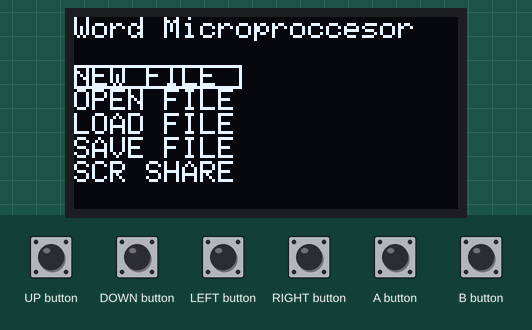
The sketch below on a simulated Arduboy, built with avr-gcc and run on an emulated ATmega32U4. Shown: 128×64 one-colour display. The test bench sets the inputs (shaded band).

Above: at 1.2 s.
1.3 s: DOWN button pressed for 0.15 s
At 2.3 s:
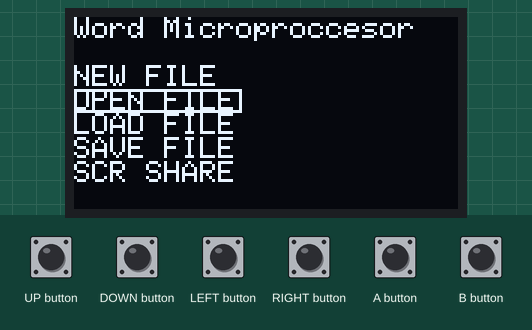
2.9 s: A button pressed for 0.15 s
At 4.7 s:
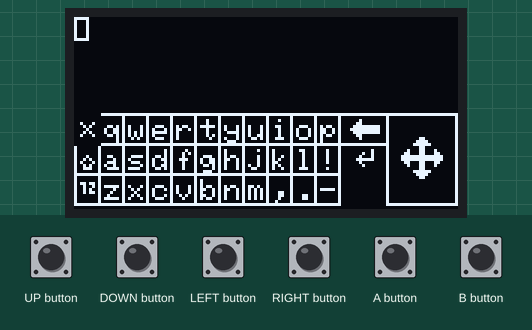
5.4 s: RIGHT button pressed for 0.15 s
At 6.9 s:
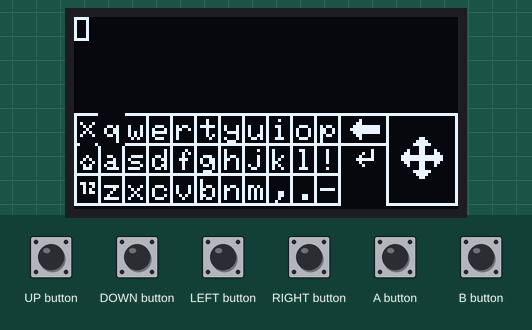
8.1 s: DOWN button pressed for 1 s
At 10.3 s:
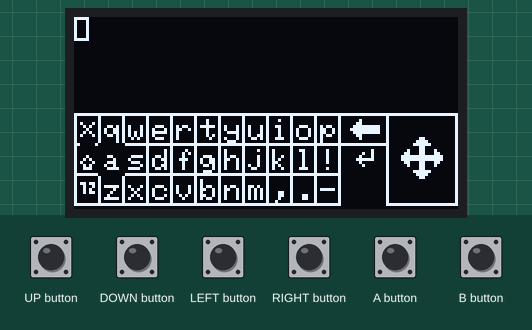
10.7 s: LEFT button pressed for 0.15 s
At 12.7 s:
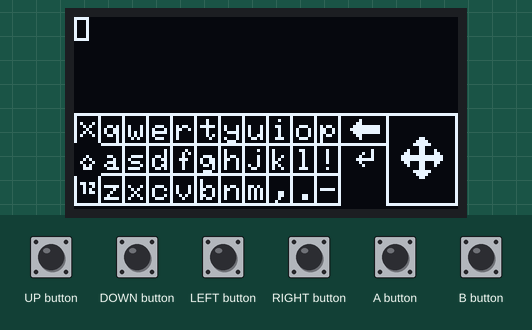
13.4 s: A button pressed for 1 s
At 15.0 s:
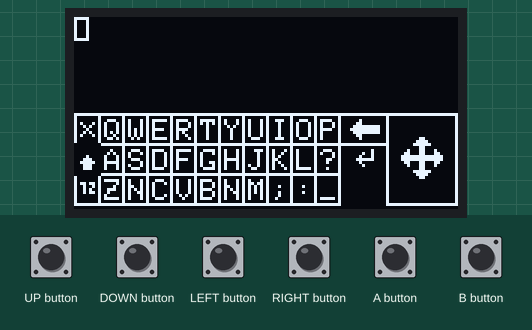
Timing chart, 0 to 16.5 s (numbered marks = the images above; inputs shaded):
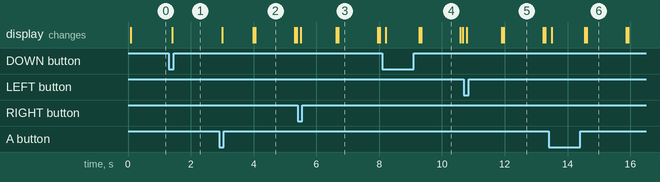

Measured:
- after the input at 1.3 s, the display: changes after 0.11 s (image 1)
- after the input at 2.9 s, the display: changes after 0.10 s (image 2)
- after the input at 5.4 s, the display: changes after 0.11 s (image 3)
- after the input at 8.1 s, the display: changes after 0.11 s (image 4)
- after the input at 10.7 s, the display: changes after 0.09 s (image 5)
- after the input at 13.4 s, the display: changes after 0.10 s (image 6)
- what the display in image 2 shows lasts 1.2 s, from 4.1 s to 5.3 s

The sketch:

Word_Microprocessor.ino
```cpp
//Word Microprocessor
//Version 0.2

//Version 0.2 update notes:
//Added save & load feature

//Version 0.1 update notes:
//App released as demo

#include <Arduboy2.h>
Arduboy2 arduboy;
#include "Keyboard.h"
#include "PopupWindow.h"

bool writing;
uint8_t menu;
bool scrShr;
bool alreadySave;
bool alreadyLoad;

void setup() {
  arduboy.boot();
  arduboy.clear();
  arduboy.setFrameRate(15);
  Serial.begin(9600);
}

void loop() {
  if(!(arduboy.nextFrame())) return;
  arduboy.pollButtons();
  if(writing) {
    autoKeyboard();
    if(arduboy.justPressed(A_BUTTON) and getCursor() == 0) writing = false;
  } else {
    arduboy.setCursor(0,0);
    arduboy.print(F("Word Microproccesor\n\nNEW FILE\nOPEN FILE\nLOAD FILE\nSAVE FILE\nSCR SHARE"));
    arduboy.drawRect(0,16 + menu * 8,56,8);
    if(arduboy.justPressed(UP_BUTTON) and menu > 0) menu--;
    else if(arduboy.justPressed(DOWN_BUTTON) and menu < 4) menu++;
    if(arduboy.justPressed(A_BUTTON)) {
      if(windowExists()) {
        switch(menu) {
          case 0:
            deleteDocument();
            removePopupWindow();
            writing = true;
            break;
          case 2:
            if(!alreadyLoad) {
              loadDocument();
              if(loadSucceded()) {
                setTextWindow("Load successful!",0);
                setTextWindow("",1);
              }else{
                setTextWindow("Failed to load!",0);
                setTextWindow("No file exists",1);
              }alreadyLoad = true;
            }else {alreadyLoad = false; removePopupWindow();}
            break;
          case 3:
            if(!alreadySave) {
              saveDocument();
              setTextWindow("Save successful!",0);
              setTextWindow("",1);
              alreadySave = true;
            }else {alreadySave = false; removePopupWindow();}
            break;
        }
      }else{
        createPopupWindow(4,20,120,24);
        switch(menu) {
          case 0:
            setTextWindow("Create new file?",0);
            setTextWindow("You'll delete this",1);
            break;
          case 1:
            writing = true;
            removePopupWindow();
            break;
          case 2:
            setTextWindow("Load file from EEPROM?",0);
            setTextWindow("You'll delete this",1);
            break;
          case 3:
            setTextWindow("Save file to EEPROM?",0);
            setTextWindow("You'll overwrite!",1);
            break;
          case 4:
            scrShr = !scrShr;
            if(scrShr) {
              setTextWindow("Screen share is",0);
              setTextWindow("now enabled!",1);
            }else{
              setTextWindow("Screen share is",0);
              setTextWindow("now disabled!",1);
            }break;
        }
      }
    }if(arduboy.justPressed(B_BUTTON)) {removePopupWindow(); alreadySave = false; alreadyLoad = false;}
  }drawPopupWindow();
  if(scrShr) {
    Serial.write(arduboy.getBuffer(), 128 * 64 / 8);
  }arduboy.display(true);
}
```

Keyboard.h
```cpp
#ifndef keyboard_h
#define keyboard_h
#define null 255

char text[255];
bool shift; //Shift Button on?
bool shLck; //Shift Lock
bool arrSpc; //if in the arrow space
uint8_t mode;
uint8_t cur;
uint8_t tCur;
uint8_t cam;
const unsigned char PROGMEM backspace[12] = {
  10,7,0x8, 0x1c, 0x3e, 0x7f, 0x1c, 0x1c, 0x1c, 0x1c, 0x1c, 0x1c,
};const unsigned char PROGMEM enter[8] = {
  6,6,0x8, 0x1c, 0x2a, 0x8, 0x8, 0xf,
};const unsigned char PROGMEM arrows[30] = {
  14,14,0xc0, 0xe0, 0xf0, 0xc0, 0xc4, 0xc6, 0xff, 0xff, 0xc6, 0xc4, 0xc0, 0xf0, 0xe0, 0xc0, 0x00, 0x1, 0x3, 0x00, 0x8, 0x18,
  0x3f, 0x3f, 0x18, 0x8, 0x00, 0x3, 0x1, 0x00,
};const unsigned char PROGMEM exitC[7] = {
  5,5,0x11, 0xa, 0x4, 0xa, 0x11,
};const unsigned char PROGMEM shiftChar[3][7] = {
  {5,7,0x8, 0x34, 0x22, 0x34, 0x8, },  //Shift Off
  {5,7,0x8, 0x3c, 0x3e, 0x3c, 0x8, },  //Shift On (turns off after another key press)
  {5,7,0x48, 0x7c, 0x7e, 0x7c, 0x48, } //Shift Always on (stays on until pressed the shift key again
};const unsigned char PROGMEM modeChar[3][7] = {
  {5,7,0x2, 0x1e, 0x00, 0x1a, 0x16, }, //Mode Letters
  {5,7,0x55, 0x68, 0x32, 0x68, 0x55, },//Mode Numbers and Symbols
  {5,7,0xe, 0x5, 0x2e, 0x50, 0x7c, }   //Mode Other
};const uint8_t characters[6][33] PROGMEM = {
  {113,119,101,114,116,121,117,105,111,112,
   97,115,100,102,103,104,106,107,108,33,
   122,110,99,118,98,110,109,44,46,45}, //lower case chars
  {81,87,69,82,84,89,85,73,79,80,
   65,83,68,70,71,72,74,75,76,63,
   90,78,67,86,66,78,77,59,58,95}, //UPPER CASE chars
  {48,49,50,51,52,53,54,55,56,57,
   34,35,36,37,38,39,40,41,42,43,
   64,2,7,9,11,124,60,62,47,61}, //Numbers & symbols when shift turned off
  {3,4,5,6,241,242,243,248,249,250,
   247,24,25,26,27,96,123,125,94,126,
   246,1,8,10,12,92,91,93,174,175}, //Numbers & symbols when shift turned on
  {178,179,180,181,182,183,184,185,186,187,
   188,189,190,191,192,193,194,195,196,197,
   198,199,200,201,202,203,204,205,206,207}, //Other symbols when shift turned off
  {208,209,210,211,212,213,214,215,216,217,
   218,219,220,221,222,176,177,13,14,19,
   223,224,225,226,227,228,229,230,231,232} //Other symbols when shift turned on
};uint8_t curChar[33] = {
  113,119,101,114,116,121,117,105,111,112,
  97,115,100,102,103,104,106,107,108,33,
  122,120,99,118,98,110,109,44,46,45
};unsigned char charLocs[35] = {
  null,0,1,2,3,4,5,6,7,8,9,null,null,10,11,12,13,14,15,16,17,18,19,null,null,20,21,22,23,24,25,26,27,28,29
};void drawKeyboard() {
  for(uint8_t x; x < 33; x++) {
    arduboy.drawRect(x%11*8,x/11*10+32,9,11,WHITE);
    arduboy.setCursor(10+x%10*8,2+x/10*10+32);
    arduboy.write(curChar[x]);
  }for(uint8_t x; x < 3; x++) {
    arduboy.drawRect(88,x*10+32,17,11,WHITE);
  }arduboy.drawRect(104,32,24,31,WHITE);
  Sprites::drawOverwrite(109,40,arrows,0);
  Sprites::drawOverwrite(92,34,backspace,0);
  Sprites::drawOverwrite(94,44,enter,0);
  Sprites::drawOverwrite(2,35,exitC,0);
  Sprites::drawSelfMasked(2,45,shiftChar[shift + shLck],0);
  Sprites::drawOverwrite(2,54,modeChar[mode],0);
}void drawCursor() {
  if(cur % 12 == 11) arduboy.drawRect(88,cur / 12 * 10+32,17,11,BLACK);
  else if(cur == 36) arduboy.drawRect(105,33,22,29,WHITE);
  else arduboy.drawRect(cur % 12 * 8,cur / 12 * 10+32,9,11,BLACK);
}void drawCursorAt(uint8_t dCur) {
  if(dCur % 12 == 11) arduboy.drawRect(88,dCur / 12 + 42,17,11,BLACK);
  else if(dCur == 36) arduboy.drawRect(105,33,22,29,WHITE);
  else arduboy.drawRect(dCur % 12 + 8,dCur / 12 + 42,9,11,BLACK);
}void drawTCursor() {
  arduboy.drawRect(tCur % 21 * 6, (tCur / 21 - cam) * 8,5,8,!arduboy.everyXFrames(20));
}void drawTCursorAt(uint8_t dCur) {
  arduboy.drawRect(dCur % 21 * 6, (dCur / 21 - cam) * 8,5,8,!arduboy.everyXFrames(20));
}void changeMode() {
  uint8_t curMod = mode * 2 + shift;
  curChar[0] = pgm_read_byte(&characters[curMod][0]);
  for(uint8_t x = 0; x < 33; x++) {
    curChar[x] = pgm_read_byte(&characters[curMod][x]);
  }
}void shiftCamera() {
  if(tCur / 21 - cam == 0 and cam > 0) cam--;
  else if(tCur / 21 - cam == 3) cam++;
}void drawText() {
  for(uint8_t x; x < 255; x++) {
    arduboy.setCursor(x % 21 * 6, (x / 21 - cam) * 8);
    if((x / 21 - cam) * 8 > 31) break;
    if(x / 21 - cam > -7) arduboy.write(text[x]);
  }
}void autoKeyboard() {
  drawText();
  drawKeyboard();
  drawCursor();
  drawTCursor();
  if(cur < 36) {
    if(arduboy.justPressed(UP_BUTTON) and cur > 11) cur-=12;
    else if(arduboy.justPressed(DOWN_BUTTON) and cur < 23) cur+=12;
    if(arduboy.justPressed(LEFT_BUTTON) and cur % 12 > 0) cur--;
    else if(arduboy.justPressed(RIGHT_BUTTON)){
      if(cur % 12 < 11) cur++;
      else cur = 36;
    }
  }else{
    if(arduboy.justPressed(UP_BUTTON)) tCur-=21;
    else if(arduboy.justPressed(DOWN_BUTTON)) tCur+=21;
    if(arduboy.justPressed(LEFT_BUTTON)) tCur--;
    else if(arduboy.justPressed(RIGHT_BUTTON)) tCur++;
  }
  if(arduboy.justPressed(A_BUTTON)) {
    if(cur == 36) cur--;
    else if(cur == 35) {text[tCur] = 0;tCur++;}
    else if(cur == 11) {text[tCur] = 0;tCur--;}
    else if(cur == 23) {text[tCur] = '\n';tCur++;}
    else if(cur == 12) {
      if(shLck) {shLck = false;shift = false;}
      else if(shift) shLck = true;
      else shift = true;
      changeMode();
    }else if(cur == 24) {
      mode++;
      if(mode > 2) mode = 0;
      changeMode();
    }else if(cur != 0) {
      text[tCur] = curChar[charLocs[cur]];
      tCur++;
      if(shift and !shLck) {shift = false; changeMode();}
    }
  }shiftCamera();
}void deleteDocument() {
  for(uint8_t x; x < 255; x++) {
    text[x] = 0;
  }
}uint8_t getCursor() {
  return cur;
}uint8_t getTCursor() {
  return tCur;
}

//EEPROM Management

#define EEPROM_C1 EEPROM_STORAGE_SPACE_START + 520
#define EEPROM_C2 EEPROM_C1 + 1
#define EEPROM_START EEPROM_C2 + 1

void saveDocument() {
  EEPROM.update(EEPROM_C1, 'W');
  EEPROM.update(EEPROM_C2, 'P');
  for(uint8_t x = 0; x < 255; x++) {
    EEPROM.put(EEPROM_START + x, text[x]);
  }
}

bool loadSuccess;

void loadDocument() {
  char c1 = EEPROM.read(EEPROM_C1);
  char c2 = EEPROM.read(EEPROM_C2);
  if(c1 != 'W' or c2 != 'P') {loadSuccess = false; return;}
  for(uint8_t x = 0; x < 255; x++) {
    text[x] = EEPROM.read(EEPROM_START + x);
  }loadSuccess = true;
}bool loadSucceded() {
  return loadSuccess;
}
#endif
```

PopupWindow.h
```cpp
#ifndef popupwindow_h
#define popupwindow_h

struct Window {
  int16_t x;
  int16_t y;
  uint8_t w;
  uint8_t h;
  bool e;
  String txt1;
  String txt2;
};Window win;

void createPopupWindow(int16_t x, int16_t y, uint8_t w, uint8_t h) {
  win.x = x;
  win.y = y;
  win.w = w;
  win.h = h;
  win.e = true;
}

void removePopupWindow() {
  win.e = false;
}

void setTextWindow(String txt, bool n) {
  if(n) win.txt2 = txt;
  else win.txt1 = txt;
}

void drawPopupWindow() {
  if(win.e) {
    arduboy.drawRect(win.x, win.y, win.w, win.h, BLACK);
    arduboy.drawRect(win.x + 1, win.y + 1, win.w - 2, win.h - 2,WHITE);
    arduboy.fillRect(win.x + 2, win.y + 2, win.w - 4, win.h - 4,BLACK);
    arduboy.setCursor(win.x + 2, win.y + 2);
    arduboy.print(win.txt1);
    arduboy.setCursor(win.x + 2, win.y + 10);
    arduboy.print(win.txt2);
  }
}

bool windowExists() {
  return win.e;
}

#endif
```
